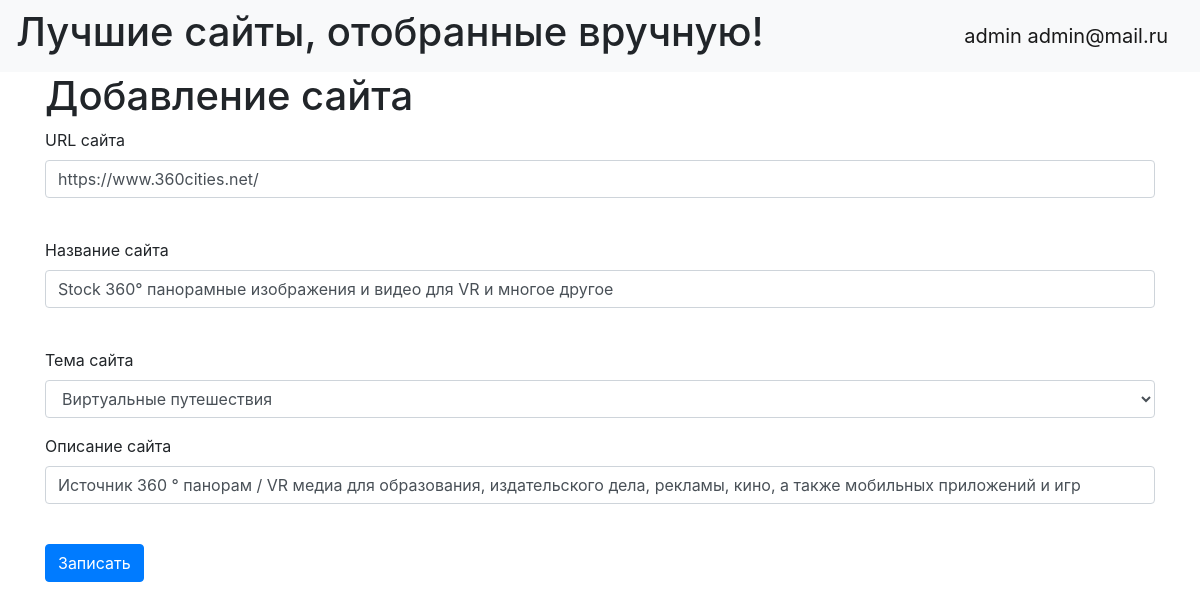
The app's page /site/63 (signed in) with its own data.
### data/users.py (models this page shows, shortened)
class User(SqlAlchemyBase, UserMixin):
    __tablename__ = 'users'
    id = sqlalchemy.Column(sqlalchemy.Integer, primary_key=True, autoincrement=True)
    user_login = sqlalchemy.Column(sqlalchemy.String, nullable=False, unique=True)
    email = sqlalchemy.Column(sqlalchemy.String, nullable=False, unique=True)
    hashed_password = sqlalchemy.Column(sqlalchemy.String, nullable=True)
    age = sqlalchemy.Column(sqlalchemy.Integer, nullable=False)
    registration_date = sqlalchemy.Column(sqlalchemy.DateTime, default=datetime.datetime.now)
    topic = orm.relation("Topic", back_populates='user')
    site = orm.relation("Site", back_populates='user')

### data/sites.py (models this page shows, shortened)
class Site(SqlAlchemyBase):
    __tablename__ = 'sites'
    id = sqlalchemy.Column(sqlalchemy.Integer, primary_key=True, autoincrement=True)
    id_user = sqlalchemy.Column(sqlalchemy.Integer, sqlalchemy.ForeignKey("users.id"))
    site_address = sqlalchemy.Column(sqlalchemy.String, nullable=False)
    site_name = sqlalchemy.Column(sqlalchemy.String, nullable=False)
    id_topic = sqlalchemy.Column(sqlalchemy.Integer, sqlalchemy.ForeignKey("topics.id"))
    date_added = sqlalchemy.Column(sqlalchemy.DateTime, default=datetime.datetime.now)
    site_description = sqlalchemy.Column(sqlalchemy.String)
    topic = orm.relation('Topic')
    user = orm.relation('User')

### main.py (the view, shortened to what this page needs)
    @app.route('/site/<int:id>', methods=['GET', 'POST'])
    @login_required
    def site_edit(id):
        form = AddSiteForm()
        if request.method == "GET":
            session = db_session.create_session()
            sites = session.query(Site).filter((Site.id == id)).first()
            if sites:
                form.site_address.data = sites.site_address
                form.site_name.data = sites.site_name
                form.id_topic.data = sites.id_topic
                form.site_description.data = sites.site_description
            else:
                abort(404)
        session = db_session.create_session()
        if current_user.is_authenticated:
            topics = session.query(Topic).filter(Topic.user_id.in_([1, current_user.id]))
        else:
            topics = session.query(Topic).filter(Topic.user_id == 1)
        list_topics = sorted([p for p in topics], key=lambda q: q.topic_title)
        return render_template('add_site.html', title='Редактирование сайта', form=form, list_topics=list_topics,
                               nid=sites.id_topic)

### data/add_site.py
class AddSiteForm(FlaskForm):
    site_address = StringField('URL сайта', validators=[DataRequired()])
    site_name = StringField('Название сайта', validators=[DataRequired()])
    id_topic = IntegerField('Тема сайта')
    site_description = StringField('Описание сайта', validators=[DataRequired()])
    submit = SubmitField('Записать')

### data/db_session.py (called while the page is built)
def create_session() -> Session:
    global __factory
    return __factory()

### templates/add_site.html (shortened to what this page needs)
{% extends "base.html" %}
{% block content %}
<h1>Добавление сайта</h1>
<form action="" method="post">
    <p>
        {{ form.site_address.label }}<br>
        {{ form.site_address(class="form-control") }}<br>
    </p>
    <p>
        {{ form.site_name.label }}<br>
        {{ form.site_name(class="form-control") }}<br>
    </p>
    <p>
        {{ form.id_topic.label }}<br>
        <select name="id_topic" class="form-control">
            {% for p in list_topics %}
                {% if nid == p.id %}
                    <option selected value="{{ p.id }}">{{ p.topic_title }}</option>
                {% else %}
                    <option value="{{ p.id }}">{{ p.topic_title }}</option>
                {% endif %}
            {% endfor %}
        </select>
    </p>
    <p>
        {{ form.site_description.label }}<br>
        {{ form.site_description(class="form-control") }}<br>
    </p>
    <p>{{ form.submit(type="submit", class="btn btn-primary") }}</p>
</form>
{% endblock %}

### templates/base.html (shortened to what this page needs)
<!DOCTYPE html>
<html lang="en">
<head>
    <link rel="stylesheet" href="https://stackpath.bootstrapcdn.com/bootstrap/4.4.1/css/bootstrap.min.css"
>
    <link rel="stylesheet" type="text/css" href="../static/css/style.css"/>
</head>
<body>
<header>
    <nav class="navbar navbar-light bg-light">
        <h1>Лучшие сайты, отобранные вручную!</h1>
        {% if current_user.is_authenticated %}
        <a class="navbar-brand" href="/logout">{{ current_user.user_login }} {{ current_user.email }}</a>
        {% else %}
        <p>
            <a class="btn btn-primary " href="/register">Зарегистрироваться</a>
            <a class="btn btn-success" href="/login">Войти</a>
        </p>
        {% endif %}
    </nav>
</header>
<main role="main" class="container">
    {% block content %}{% endblock %}
</main>
</body>
</html>

### static/css/style.css (style rules this page uses)
p { font-size: 12pt; }

### records on screen
User: user_login "admin", email "admin@mail.ru"
Site: site_address "https://www.360cities.net/", site_name "Stock 360° панорамные изображения и видео для VR и многое другое", site_description "Источник 360 ° панорам / VR медиа для образования, издательского дела, рекламы, кино, а также мобильных приложений и игр"

### other values on screen
form field id_topic "Виртуальные путешествия"
